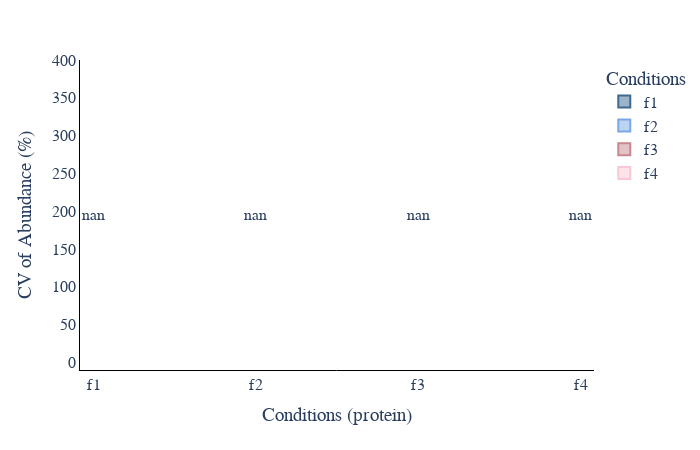

Notebook code for this chart:
### Code cell
# CV violin plot
plot_options={    
        "median label": "True", #only works for total and MS2, can be found in CV_summary if you set WRITE_OUTPUT = True
        "box": False,
        "X Title": "Conditions (protein)",
        "Y Title": "CV of Abundance (%)",
        "color": ["#3E6990", "#7aa8e6","#C6878F", "#fac8d3","#AABD8C", "#E9E3B4",  "#F39B6D", "#C6878F", "pink",
                  "orange", "brown", "pink", "gray", "olive", "cyan", "black","red",
                  "yellow","green","blue","indigo","violet"],
        "width": 700,
        "height": 450,
        "font": dict(size=16, family="Arial black"),
        "ylimits": [-10, 400],
        "CV mode": "total",#grouped, total, MS2, grouped_stacked, stacked
        "Group By X": "Conditions", #ID_Mode does MS2 vs MBR
        "Group By Color": "Analysis Program",#ID_Mode does MS2 vs MBR
        "Group By Stack": "ID_Mode" #ID_Mode does MS2 vs MBR
    }
plot_options["plot_type"] = 1 # 1 is protein, 2 is peptide
figure, _, _ =plotter.CV_plots(data_obj, plot_options, saved_settings,username="20min_compareSN")
figure.show()

### Figure 1 — Plotly figure (JSON) as saved in the notebook; plotly's stock layout.template omitted (floating-point values rounded to 4 significant figures; data arrays with more than 128 entries replaced by an {"elided": "..."} marker saying what was removed)
{"data": [{"alignmentgroup": "True", "box": {"visible": false}, "hovertemplate": "Conditions=%{x}<br>CV=%{y}<extra></extra>", "legendgroup": "f1", "marker": {"color": "#3E6990"}, "name": "f1", "offsetgroup": "f1", "orientation": "v", "scalegroup": "True", "showlegend": true, "type": "violin", "x": {"elided": "253 str values"}, "x0": " ", "xaxis": "x", "y": {"elided": "253 null values"}, "y0": " ", "yaxis": "y"}, {"alignmentgroup": "True", "box": {"visible": false}, "hovertemplate": "Conditions=%{x}<br>CV=%{y}<extra></extra>", "legendgroup": "f2", "marker": {"color": "#7aa8e6"}, "name": "f2", "offsetgroup": "f2", "orientation": "v", "scalegroup": "True", "showlegend": true, "type": "violin", "x": {"elided": "255 str values"}, "x0": " ", "xaxis": "x", "y": {"elided": "255 null values"}, "y0": " ", "yaxis": "y"}, {"alignmentgroup": "True", "box": {"visible": false}, "hovertemplate": "Conditions=%{x}<br>CV=%{y}<extra></extra>", "legendgroup": "f3", "marker": {"color": "#C6878F"}, "name": "f3", "offsetgroup": "f3", "orientation": "v", "scalegroup": "True", "showlegend": true, "type": "violin", "x": {"elided": "266 str values"}, "x0": " ", "xaxis": "x", "y": {"elided": "266 null values"}, "y0": " ", "yaxis": "y"}, {"alignmentgroup": "True", "box": {"visible": false}, "hovertemplate": "Conditions=%{x}<br>CV=%{y}<extra></extra>", "legendgroup": "f4", "marker": {"color": "#fac8d3"}, "name": "f4", "offsetgroup": "f4", "orientation": "v", "scalegroup": "True", "showlegend": true, "type": "violin", "x": {"elided": "635 str values"}, "x0": " ", "xaxis": "x", "y": {"elided": "635 null values"}, "y0": " ", "yaxis": "y"}], "layout": {"annotations": [{"showarrow": false, "text": "nan", "x": "f1", "y": null}, {"showarrow": false, "text": "nan", "x": "f2", "y": null}, {"showarrow": false, "text": "nan", "x": "f3", "y": null}, {"showarrow": false, "text": "nan", "x": "f4", "y": null}], "font": {"family": "Arial black", "size": 16}, "height": 450, "legend": {"title": {"text": "Conditions"}, "tracegroupgap": 0}, "margin": {"t": 60}, "paper_bgcolor": "white", "plot_bgcolor": "white", "showlegend": true, "violinmode": "overlay", "width": 700, "xaxis": {"anchor": "y", "categoryarray": ["f1", "f2", "f3", "f4"], "categoryorder": "array", "domain": [0, 1], "linecolor": "black", "linewidth": 1, "showline": true, "title": {"text": "Conditions (protein)"}}, "yaxis": {"anchor": "x", "domain": [0, 1], "linecolor": "black", "linewidth": 1, "range": [-10, 400], "showline": true, "title": {"text": "CV of Abundance (%)"}}}}
